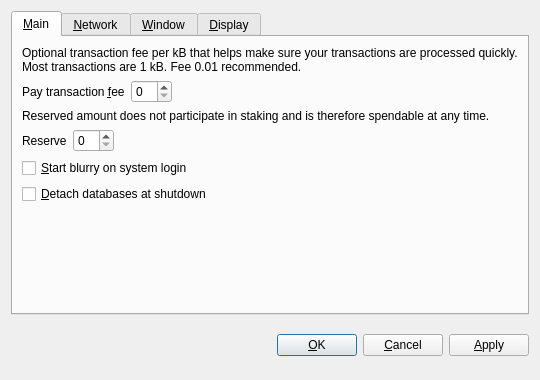
<?xml version="1.0" encoding="UTF-8"?>
<ui version="4.0">
 <class>OptionsDialog</class>
 <widget class="QDialog" name="OptionsDialog">
  <property name="geometry">
   <rect>
    <x>0</x>
    <y>0</y>
    <width>540</width>
    <height>380</height>
   </rect>
  </property>
  <property name="windowTitle">
   <string>Options</string>
  </property>
  <property name="modal">
   <bool>true</bool>
  </property>
  <layout class="QVBoxLayout" name="verticalLayout">
   <item>
    <widget class="QTabWidget" name="tabWidget">
     <property name="tabPosition">
      <enum>QTabWidget::North</enum>
     </property>
     <property name="currentIndex">
      <number>0</number>
     </property>
     <widget class="QWidget" name="tabMain">
      <attribute name="title">
       <string>&amp;Main</string>
      </attribute>
      <layout class="QVBoxLayout" name="verticalLayout_Main">
       <item>
        <widget class="QLabel" name="transactionFeeInfoLabel">
         <property name="text">
          <string>Optional transaction fee per kB that helps make sure your transactions are processed quickly. Most transactions are 1 kB. Fee 0.01 recommended.</string>
         </property>
         <property name="textFormat">
          <enum>Qt::PlainText</enum>
         </property>
         <property name="wordWrap">
          <bool>true</bool>
         </property>
        </widget>
       </item>
       <item>
        <layout class="QHBoxLayout" name="horizontalLayoutFee">
         <item>
          <widget class="QLabel" name="transactionFeeLabel">
           <property name="text">
            <string>Pay transaction &amp;fee</string>
           </property>
           <property name="textFormat">
            <enum>Qt::PlainText</enum>
           </property>
           <property name="buddy">
            <cstring>transactionFee</cstring>
           </property>
          </widget>
         </item>
         <item>
          <widget class="BitcoinAmountField" name="transactionFee"/>
         </item>
         <item>
          <spacer name="horizontalSpacerFee">
           <property name="orientation">
            <enum>Qt::Horizontal</enum>
           </property>
           <property name="sizeHint" stdset="0">
            <size>
             <width>40</width>
             <height>20</height>
            </size>
           </property>
          </spacer>
         </item>
        </layout>
       </item>
       <item>
        <widget class="QLabel" name="reserveBalanceInfoLabel">
         <property name="text">
          <string>Reserved amount does not participate in staking and is therefore spendable at any time.</string>
         </property>
         <property name="textFormat">
          <enum>Qt::PlainText</enum>
         </property>
         <property name="wordWrap">
          <bool>true</bool>
         </property>
        </widget>
       </item>
       <item>
        <layout class="QHBoxLayout" name="horizontalLayoutReserveBalance">
         <item>
          <widget class="QLabel" name="reserveBalanceLabel">
           <property name="text">
            <string>Reserve</string>
           </property>
           <property name="textFormat">
            <enum>Qt::PlainText</enum>
           </property>
           <property name="buddy">
            <cstring>reserveBalance</cstring>
           </property>
          </widget>
         </item>
         <item>
          <widget class="BitcoinAmountField" name="reserveBalance"/>
         </item>
         <item>
          <spacer name="horizontalSpacerReserveBalance">
           <property name="orientation">
            <enum>Qt::Horizontal</enum>
           </property>
           <property name="sizeHint" stdset="0">
            <size>
             <width>40</width>
             <height>20</height>
            </size>
           </property>
          </spacer>
         </item>
        </layout>
       </item>
       <item>
        <widget class="QCheckBox" name="bitcoinAtStartup">
         <property name="toolTip">
          <string>Automatically start blurry after logging in to the system.</string>
         </property>
         <property name="text">
          <string>&amp;Start blurry on system login</string>
         </property>
        </widget>
       </item>
       <item>
        <widget class="QCheckBox" name="detachDatabases">
         <property name="toolTip">
          <string>Detach block and address databases at shutdown. This means they can be moved to another data directory, but it slows down shutdown. The wallet is always detached.</string>
         </property>
         <property name="text">
          <string>&amp;Detach databases at shutdown</string>
         </property>
        </widget>
       </item>
       <item>
        <spacer name="verticalSpacer_Main">
         <property name="orientation">
          <enum>Qt::Vertical</enum>
         </property>
         <property name="sizeHint" stdset="0">
          <size>
           <width>20</width>
           <height>40</height>
          </size>
         </property>
        </spacer>
       </item>
      </layout>
     </widget>
     <widget class="QWidget" name="tabNetwork">
      <attribute name="title">
       <string>&amp;Network</string>
      </attribute>
      <layout class="QVBoxLayout" name="verticalLayout_Network">
       <item>
        <widget class="QCheckBox" name="mapPortUpnp">
         <property name="toolTip">
          <string>Automatically open the blurry client port on the router. This only works when your router supports UPnP and it is enabled.</string>
         </property>
         <property name="text">
          <string>Map port using &amp;UPnP</string>
         </property>
        </widget>
       </item>
       <item>
        <widget class="QCheckBox" name="connectSocks">
         <property name="toolTip">
          <string>Connect to the blurry network through a SOCKS proxy (e.g. when connecting through Tor).</string>
         </property>
         <property name="text">
          <string>&amp;Connect through SOCKS proxy:</string>
         </property>
        </widget>
       </item>
       <item>
        <layout class="QHBoxLayout" name="horizontalLayout_Network">
         <item>
          <widget class="QLabel" name="proxyIpLabel">
           <property name="text">
            <string>Proxy &amp;IP:</string>
           </property>
           <property name="textFormat">
            <enum>Qt::PlainText</enum>
           </property>
           <property name="buddy">
            <cstring>proxyIp</cstring>
           </property>
          </widget>
         </item>
         <item>
          <widget class="QValidatedLineEdit" name="proxyIp">
           <property name="maximumSize">
            <size>
             <width>140</width>
             <height>16777215</height>
            </size>
           </property>
           <property name="toolTip">
            <string>IP address of the proxy (e.g. 127.0.0.1)</string>
           </property>
          </widget>
         </item>
         <item>
          <widget class="QLabel" name="proxyPortLabel">
           <property name="text">
            <string>&amp;Port:</string>
           </property>
           <property name="textFormat">
            <enum>Qt::PlainText</enum>
           </property>
           <property name="buddy">
            <cstring>proxyPort</cstring>
           </property>
          </widget>
         </item>
         <item>
          <widget class="QLineEdit" name="proxyPort">
           <property name="maximumSize">
            <size>
             <width>55</width>
             <height>16777215</height>
            </size>
           </property>
           <property name="toolTip">
            <string>Port of the proxy (e.g. 9050)</string>
           </property>
          </widget>
         </item>
         <item>
          <widget class="QLabel" name="socksVersionLabel">
           <property name="text">
            <string>SOCKS &amp;Version:</string>
           </property>
           <property name="textFormat">
            <enum>Qt::PlainText</enum>
           </property>
           <property name="buddy">
            <cstring>socksVersion</cstring>
           </property>
          </widget>
         </item>
         <item>
          <widget class="QValueComboBox" name="socksVersion">
           <property name="toolTip">
            <string>SOCKS version of the proxy (e.g. 5)</string>
           </property>
          </widget>
         </item>
         <item>
          <spacer name="horizontalSpacer_Network">
           <property name="orientation">
            <enum>Qt::Horizontal</enum>
           </property>
           <property name="sizeHint" stdset="0">
            <size>
             <width>40</width>
             <height>20</height>
            </size>
           </property>
          </spacer>
         </item>
        </layout>
       </item>
       <item>
        <spacer name="verticalSpacer_Network">
         <property name="orientation">
          <enum>Qt::Vertical</enum>
         </property>
         <property name="sizeHint" stdset="0">
          <size>
           <width>20</width>
           <height>40</height>
          </size>
         </property>
        </spacer>
       </item>
      </layout>
     </widget>
     <widget class="QWidget" name="tabWindow">
      <attribute name="title">
       <string>&amp;Window</string>
      </attribute>
      <layout class="QVBoxLayout" name="verticalLayout_Window">
       <item>
        <widget class="QCheckBox" name="minimizeToTray">
         <property name="toolTip">
          <string>Show only a tray icon after minimizing the window.</string>
         </property>
         <property name="text">
          <string>&amp;Minimize to the tray instead of the taskbar</string>
         </property>
        </widget>
       </item>
       <item>
        <widget class="QCheckBox" name="minimizeOnClose">
         <property name="toolTip">
          <string>Minimize instead of exit the application when the window is closed. When this option is enabled, the application will be closed only after selecting Quit in the menu.</string>
         </property>
         <property name="text">
          <string>M&amp;inimize on close</string>
         </property>
        </widget>
       </item>
       <item>
        <spacer name="verticalSpacer_Window">
         <property name="orientation">
          <enum>Qt::Vertical</enum>
         </property>
         <property name="sizeHint" stdset="0">
          <size>
           <width>20</width>
           <height>40</height>
          </size>
         </property>
        </spacer>
       </item>
      </layout>
     </widget>
     <widget class="QWidget" name="tabDisplay">
      <attribute name="title">
       <string>&amp;Display</string>
      </attribute>
      <layout class="QVBoxLayout" name="verticalLayout_Display">
       <item>
        <layout class="QHBoxLayout" name="horizontalLayout_1_Display">
         <item>
          <widget class="QLabel" name="langLabel">
           <property name="text">
            <string>User Interface &amp;language:</string>
           </property>
           <property name="textFormat">
            <enum>Qt::PlainText</enum>
           </property>
           <property name="buddy">
            <cstring>lang</cstring>
           </property>
          </widget>
         </item>
         <item>
          <widget class="QValueComboBox" name="lang">
           <property name="toolTip">
            <string>The user interface language can be set here. This setting will take effect after restarting blurry.</string>
           </property>
          </widget>
         </item>
        </layout>
       </item>
       <item>
        <layout class="QHBoxLayout" name="horizontalLayout_2_Display">
         <item>
          <widget class="QLabel" name="unitLabel">
           <property name="text">
            <string>&amp;Unit to show amounts in:</string>
           </property>
           <property name="textFormat">
            <enum>Qt::PlainText</enum>
           </property>
           <property name="buddy">
            <cstring>unit</cstring>
           </property>
          </widget>
         </item>
         <item>
          <widget class="QValueComboBox" name="unit">
           <property name="toolTip">
            <string>Choose the default subdivision unit to show in the interface and when sending coins.</string>
           </property>
          </widget>
         </item>
        </layout>
       </item>
       <item>
        <widget class="QCheckBox" name="displayAddresses">
         <property name="toolTip">
          <string>Whether to show blurry addresses in the transaction list or not.</string>
         </property>
         <property name="text">
          <string>&amp;Display addresses in transaction list</string>
         </property>
        </widget>
       </item>
       <item>
        <widget class="QCheckBox" name="coinControlFeatures">
         <property name="toolTip">
          <string>Whether to show coin control features or not.</string>
         </property>
         <property name="text">
          <string>Display coin &amp;control features (experts only!)</string>
         </property>
        </widget>
       </item>
       <item>
        <spacer name="verticalSpacer_Display">
         <property name="orientation">
          <enum>Qt::Vertical</enum>
         </property>
         <property name="sizeHint" stdset="0">
          <size>
           <width>20</width>
           <height>40</height>
          </size>
         </property>
        </spacer>
       </item>
      </layout>
     </widget>
    </widget>
   </item>
   <item>
    <layout class="QHBoxLayout" name="horizontalLayout_Buttons">
     <item>
      <spacer name="horizontalSpacer_1">
       <property name="orientation">
        <enum>Qt::Horizontal</enum>
       </property>
       <property name="sizeHint" stdset="0">
        <size>
         <width>40</width>
         <height>48</height>
        </size>
       </property>
      </spacer>
     </item>
     <item>
      <widget class="QLabel" name="statusLabel">
       <property name="font">
        <font>
         <weight>75</weight>
         <bold>true</bold>
        </font>
       </property>
       <property name="text">
        <string/>
       </property>
       <property name="textFormat">
        <enum>Qt::PlainText</enum>
       </property>
       <property name="wordWrap">
        <bool>true</bool>
       </property>
      </widget>
     </item>
     <item>
      <spacer name="horizontalSpacer_2">
       <property name="orientation">
        <enum>Qt::Horizontal</enum>
       </property>
       <property name="sizeHint" stdset="0">
        <size>
         <width>40</width>
         <height>48</height>
        </size>
       </property>
      </spacer>
     </item>
     <item>
      <widget class="QPushButton" name="okButton">
       <property name="text">
        <string>&amp;OK</string>
       </property>
      </widget>
     </item>
     <item>
      <widget class="QPushButton" name="cancelButton">
       <property name="text">
        <string>&amp;Cancel</string>
       </property>
       <property name="autoDefault">
        <bool>false</bool>
       </property>
      </widget>
     </item>
     <item>
      <widget class="QPushButton" name="applyButton">
       <property name="text">
        <string>&amp;Apply</string>
       </property>
       <property name="autoDefault">
        <bool>false</bool>
       </property>
      </widget>
     </item>
    </layout>
   </item>
  </layout>
 </widget>
 <customwidgets>
  <customwidget>
   <class>BitcoinAmountField</class>
   <extends>QSpinBox</extends>
   <header>bitcoinamountfield.h</header>
  </customwidget>
  <customwidget>
   <class>QValueComboBox</class>
   <extends>QComboBox</extends>
   <header>qvaluecombobox.h</header>
  </customwidget>
  <customwidget>
   <class>QValidatedLineEdit</class>
   <extends>QLineEdit</extends>
   <header>qvalidatedlineedit.h</header>
  </customwidget>
 </customwidgets>
 <resources/>
 <connections/>
</ui>
